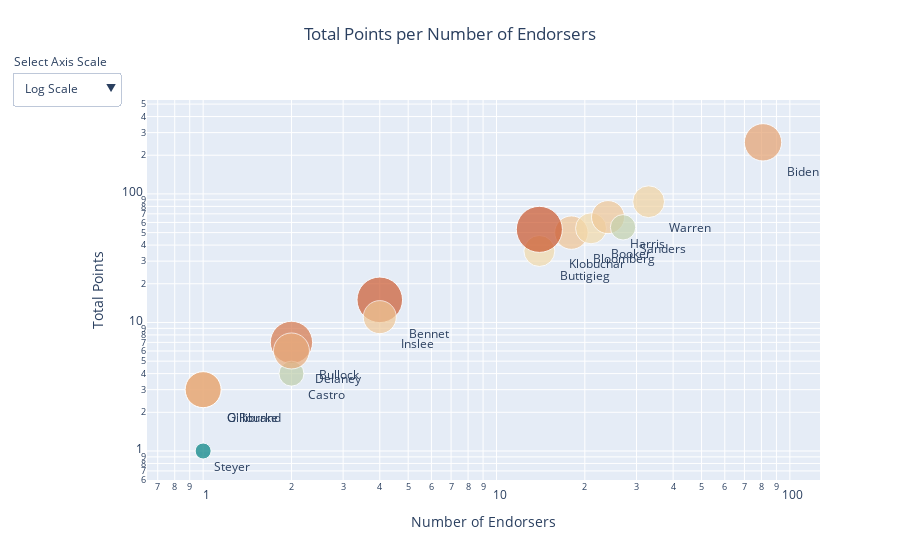

Source (notebook cell):
### Code cell
fig = go.Figure()

fig.add_trace( 
        go.Scatter(
            x=end_df['n_endorsements'], 
            y=end_df['tot_points'],
            mode='markers+text',
            marker=dict(
                size=(end_df['points_endorser_ratio']+3)**2,
                color=end_df["points_endorser_ratio"],
                colorscale='geyser',
                opacity = 0.7),
            text=end_df['endorsee'],
            textposition='bottom right'
    ))

fig.update_layout(
        xaxis_type="log",
        yaxis_type="log",
        title={'text': 'Total Points per Number of Endorsers',
               'y':0.95, 'x':0.5,
               'xanchor': 'center', 'yanchor': 'top'},
        showlegend=False,
        xaxis_title_text='Number of Endorsers',
        yaxis_title_text='Total Points',
        updatemenus = list([
            dict(active=0,
                 buttons=list([
                    dict(label='Log Scale',
                         method='update',
                         args=[{'visible': True},
                               {'title': 'Log scale',
                                'xaxis': {'type': 'log'},
                                'yaxis': {'type': 'log'}}]),
                    dict(label='Log X',
                         method='update',
                         args=[{'visible': True},
                               {'title': 'Linear scale',
                                'xaxis': {'type': 'log'},
                                'yaxis': {'type': 'linear'}}]),
                    dict(label='Log Y',
                        method='update',
                       args=[{'visible': True},
                              {'title': 'Linear scale',
                               'xaxis': {'type': 'linear'},
                               'yaxis': {'type': 'log'}}]),
                    dict(label='Linear Scale',
                        method='update',
                       args=[{'visible': True},
                              {'title': 'Linear scale',
                               'xaxis': {'type': 'linear'},
                               'yaxis': {'type': 'linear'}}]),
                            ]),
                direction="down",
                pad={"r": 10, "t": 10},
                showactive=True,
                x=-0.2,
                xanchor="left",
                y=1.1,
                yanchor="top"
                )]),
        annotations=[
            go.layout.Annotation(text="Select Axis Scale", 
                                 x=-0.2, xref="paper", 
                                 y=1.13, yref="paper",
                                 align="left", showarrow=False),
        ])

fig.show()

### Figure 1 — Plotly figure (JSON) as saved in the notebook; plotly's stock layout.template omitted (floating-point values rounded to 4 significant figures)
{"data": [{"marker": {"color": [3.75, 3.11, 2.78, 2.57, 3.5, 2.57, 2.0, 3.0, 3.0, 2.75, 2.75, 3.79, 3.0, 2.04, 1.0, 2.64], "colorscale": [[0.0, "rgb(0, 128, 128)"], [0.1667, "rgb(112, 164, 148)"], [0.3333, "rgb(180, 200, 168)"], [0.5, "rgb(246, 237, 189)"], [0.6667, "rgb(237, 187, 138)"], [0.8333, "rgb(222, 138, 90)"], [1.0, "rgb(202, 86, 44)"]], "opacity": 0.7, "size": [45.56, 37.33, 33.41, 31.02, 42.25, 31.02, 25.0, 36.0, 36.0, 33.06, 33.06, 46.1, 36.0, 25.4, 16.0, 31.81]}, "mode": "markers+text", "text": ["Bennet", "Biden", "Bloomberg", "Booker", "Bullock", "Buttigieg", "Castro", "Delaney", "Gillibrand", "Harris", "Inslee", "Klobuchar", "O'Rourke", "Sanders", "Steyer", "Warren"], "textposition": "bottom right", "type": "scatter", "x": [4, 81, 18, 21, 2, 14, 2, 2, 1, 24, 4, 14, 1, 27, 1, 33], "y": [15, 252, 50, 54, 7, 36, 4, 6, 3, 66, 11, 53, 3, 55, 1, 87]}], "layout": {"annotations": [{"align": "left", "showarrow": false, "text": "Select Axis Scale", "x": -0.2, "xref": "paper", "y": 1.13, "yref": "paper"}], "showlegend": false, "title": {"text": "Total Points per Number of Endorsers", "x": 0.5, "xanchor": "center", "y": 0.95, "yanchor": "top"}, "updatemenus": [{"active": 0, "buttons": [{"args": [{"visible": true}, {"title": "Log scale", "xaxis": {"type": "log"}, "yaxis": {"type": "log"}}], "label": "Log Scale", "method": "update"}, {"args": [{"visible": true}, {"title": "Linear scale", "xaxis": {"type": "log"}, "yaxis": {"type": "linear"}}], "label": "Log X", "method": "update"}, {"args": [{"visible": true}, {"title": "Linear scale", "xaxis": {"type": "linear"}, "yaxis": {"type": "log"}}], "label": "Log Y", "method": "update"}, {"args": [{"visible": true}, {"title": "Linear scale", "xaxis": {"type": "linear"}, "yaxis": {"type": "linear"}}], "label": "Linear Scale", "method": "update"}], "direction": "down", "pad": {"r": 10, "t": 10}, "showactive": true, "x": -0.2, "xanchor": "left", "y": 1.1, "yanchor": "top"}], "xaxis": {"title": {"text": "Number of Endorsers"}, "type": "log"}, "yaxis": {"title": {"text": "Total Points"}, "type": "log"}}}
